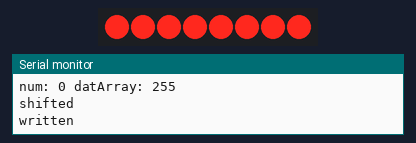
A sketch run on a simulated Arduino Uno, built with avr-gcc and run on an emulated ATmega328P. Parts: 8 shift-register outputs drawn as a row of LEDs (first output left, lit = HIGH), the last lines printed to the serial monitor. Wiring (inferred from the names in the program): shift register (74HC595): data pin 9; shift clock pin 19; latch pin 4. Wiring (inferred from the signals the program sends): row of LEDs: on Q0, Q1, Q2, Q3, Q4, Q5, Q6, Q7.

Above: at 1.0 s.
At 3.0 s:
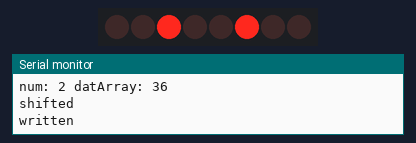
At 5.0 s:
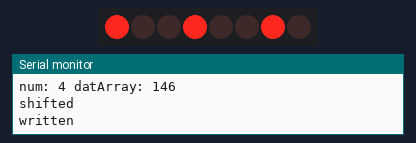
At 7.0 s:
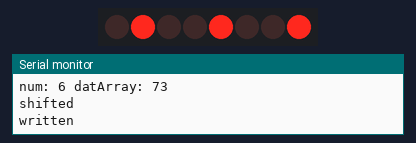
Timing chart, 0 to 10.4 s (numbered marks = the images above):
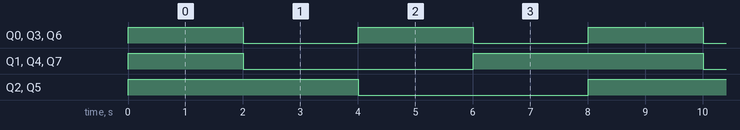

The sketch:

shift_reg_experiments.ino
```cpp
/*
  74HC595 Shift Register with 7-segment LED display
  74hc595-7segdisplay.ino
  Count in hex from 0-F and display on 7-segment Common Cathode LED display

  DroneBot Workshop 2020
  https://dronebotworkshop.com
*/

// Define Connections to 74HC595

// ST_CP pin 12 RCLK
const int latchPin = 4;
// SH_CP pin 11 SRCLK
const int clockPin = 19;
// DS pin 14 SER
const int dataPin = 9;

// Patterns for characters 0,1,2,3,4,5,6,7,8,9,A,b,C,d,E,F
// int datArray[6] = {B10010010, B11111111, B10010010, B01001001, B10010010, B11111111};
//                  white                   blue                red                green
int datArray[8] = {B11111111, B11111111, B00100100, B00100100, B10010010, B10010010, B01001001, B01001001};
// int datArray[5] = {B10010010, B11111111, B00000000, B01001001, B00100100};//, B01100110, B10110110, B10111110, B11100000, B11111110, B11110110, B11101110, B00111110, B10011100, B01111010, B10011110, B10001110};
int offArray[4] = {B00000000, B00000000, B00000000, B00000000};

int red[2] ={B01001001, B01001001};

void setup ()
{
  // Setup pins as Outputs
  pinMode(latchPin, OUTPUT);
  pinMode(clockPin, OUTPUT);
  pinMode(dataPin, OUTPUT);

  Serial.begin(115200);
}
void loop()
{
  // Count from 0 to 15
  for (int num = 0; num < 8; num++)
  {
    Serial.print("num: ");
    Serial.print(num);
    // ST_CP LOW to keep LEDs from changing while reading serial data
    digitalWrite(latchPin, LOW);

    Serial.print(" datArray: ");
    Serial.println(datArray[num]);

    // Shift out the bits
    shiftOut(dataPin, clockPin, LSBFIRST, datArray[num]);
    Serial.println("shifted ");

    // ST_CP HIGH change LEDs
    digitalWrite(latchPin, HIGH);
        Serial.println("written ");

    delay(1000);
  }
}
```

Measured:
- by itself, Q0, Q3, Q6: alternates HIGH for 2.0 s and LOW for 2.0 s
- by itself, Q1, Q4, Q7: repeats every 8.0 s: LOW 4.0 s, HIGH 4.0 s
- by itself, Q2, Q5: alternates HIGH for 4.0 s and LOW for 4.0 s
